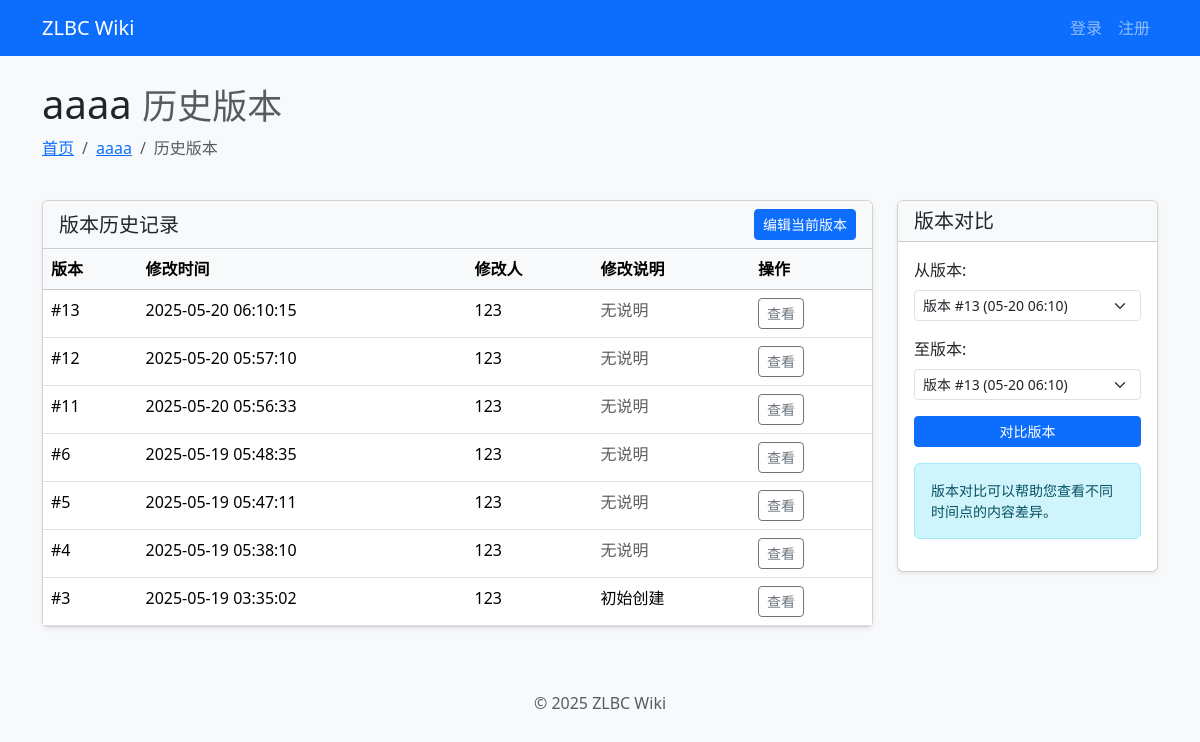
Page /wiki/3/history/ on the committed database.
### wiki/models.py (models this page shows, shortened)
class Wiki(models.Model):
    id = models.AutoField(primary_key=True)
    title = models.CharField(max_length=200)
    slug = models.SlugField(max_length=200, unique=True, help_text="URL友好的标识符")
    content = models.TextField()
    category = models.ForeignKey(
        WikiCategory,
        on_delete=models.SET_NULL,
        null=True,
        blank=True,
        related_name="wikis",
    )
    tags = models.ManyToManyField(WikiTag, blank=True, related_name="wikis")
    creator = models.ForeignKey(
        settings.AUTH_USER_MODEL,
        on_delete=models.SET_NULL,
        null=True,
        related_name="created_wikis",
    )
    created_at = models.DateTimeField(auto_now_add=True)
    updated_at = models.DateTimeField(auto_now=True)
    class Meta:
        ordering = ["-updated_at"]

class WikiRevision(models.Model):
    id = models.AutoField(primary_key=True)
    wiki = models.ForeignKey(Wiki, on_delete=models.CASCADE, related_name="revisions")
    user = models.ForeignKey(
        settings.AUTH_USER_MODEL,
        on_delete=models.SET_NULL,
        null=True,
        blank=True,
        related_name="wiki_revisions",
    )
    patch = models.TextField()  # 存储文本差异的补丁
    description = models.TextField(blank=True)  # 修改说明
    created_at = models.DateTimeField(auto_now_add=True)

### wiki/views.py (the view)
def view_wiki_history(request, wiki_id):
    wiki = get_object_or_404(Wiki, id=wiki_id)
    revisions_list = wiki.revisions.all().order_by("-created_at")  # type: ignore
    paginator = Paginator(revisions_list, 10)
    page = request.GET.get("page")
    revisions = paginator.get_page(page)
    return render(request, "wiki/history.html", {"wiki": wiki, "revisions": revisions})

### templates/wiki/history.html (shortened to what this page needs)
{% extends "base.html" %}
{% block content %}
<div class="container">
    <div class="row mb-4">
        <div class="col">
            <h1 class="display-6">{{ wiki.title }} <small class="text-muted">历史版本</small></h1>
            <nav aria-label="breadcrumb">
                <ol class="breadcrumb">
                    <li class="breadcrumb-item"><a href="{% url 'index' %}">首页</a></li>
                    <li class="breadcrumb-item"><a href="{% url 'wiki_detail' slug=wiki.slug %}">{{ wiki.title }}</a>
                    </li>
                    <li class="breadcrumb-item active">历史版本</li>
                </ol>
            </nav>
        </div>
    </div>
    <div class="row">
        <div class="col-md-9">
            <div class="card shadow-sm">
                <div class="card-header bg-light d-flex justify-content-between align-items-center">
                    <h5 class="mb-0">版本历史记录</h5>
                    <a href="{% url 'edit_wiki' wiki_id=wiki.id %}" class="btn btn-primary btn-sm">
                         编辑当前版本
                    </a>
                </div>
                <div class="card-body p-0">
                    {% if revisions %}
                    <div class="table-responsive">
                        <table class="table table-hover mb-0">
                            <thead class="table-light">
                                <tr>
                                    <th scope="col">版本</th>
                                    <th scope="col">修改时间</th>
                                    <th scope="col">修改人</th>
                                    <th scope="col">修改说明</th>
                                    <th scope="col">操作</th>
                                </tr>
                            </thead>
                            <tbody>
                                {% for revision in revisions %}
                                <tr>
                                    <td>#{{ revision.id }}</td>
                                    <td>{{ revision.created_at|date:"Y-m-d H:i:s" }}</td>
                                    <td>
                                        {% if revision.user %}
                                        {{ revision.user.username }}
                                        {% else %}
                                        <span class="text-muted">未知用户</span>
                                        {% endif %}
                                    </td>
                                    <td>
                                        {% if revision.description %}
                                        {{ revision.description|truncatechars:50 }}
                                        {% else %}
                                        <span class="text-muted">无说明</span>
                                        {% endif %}
                                    </td>
                                    <td>
                                        <div class="btn-group btn-group-sm">
                                            <a href="{% url 'wiki_revision' wiki_id=wiki.id revision_id=revision.id %}"
                                                class="btn btn-outline-secondary">
                                                查看
                                            </a>
                                        </div>
                                    </td>
                                </tr>
                                {% endfor %}
                            </tbody>
                        </table>
                    </div>
                    {% else %}
                    <div class="alert alert-info m-3">
                        <p class="mb-0">此页面暂无修订历史记录。</p>
                    </div>
                    {% endif %}
                </div>
            </div>
        </div>
        <div class="col-md-3">
            <div class="card shadow-sm">
                <div class="card-header bg-light">
                    <h5 class="card-title mb-0">版本对比</h5>
                </div>
                <div class="card-body">
                    <form action="{% url 'wiki_compare' wiki_id=wiki.id %}" method="get" class="mb-3">
                        <div class="mb-3">
                            <label for="from_revision" class="form-label">从版本:</label>
                            <select name="from_revision" id="from_revision" class="form-select form-select-sm">
                                {% for rev in revisions %}
                                <option value="{{ rev.id }}">版本 #{{ rev.id }} ({{ rev.created_at|date:"m-d H:i" }})
                                </option>
                                {% endfor %}
                            </select>
                        </div>
                        <div class="mb-3">
                            <label for="to_revision" class="form-label">至版本:</label>
                            <select name="to_revision" id="to_revision" class="form-select form-select-sm">
                                {% for rev in revisions %}
                                <option value="{{ rev.id }}" {% if forloop.first %}selected{% endif %}>版本 #{{ rev.id }}
                                    ({{ rev.created_at|date:"m-d H:i" }})</option>
                                {% endfor %}
                            </select>
                        </div>
                        <button type="submit" class="btn btn-primary btn-sm w-100">对比版本</button>
                    </form>
                    <div class="alert alert-info small">
                        <p class="mb-0">
                             版本对比可以帮助您查看不同时间点的内容差异。
                        </p>
                    </div>
                </div>
            </div>
        </div>
    </div>
</div>
{% endblock %}

### templates/base.html (style rules this page uses)
body { background-color: #f8f9fa; }

### rows in the picture
Wiki: title "aaaa"
WikiRevision: id "13", created_at "2025-05-20 06:10:15", user.username "123", description "无说明"
WikiRevision: id "12", created_at "2025-05-20 05:57:10", user.username "123", description "无说明"
WikiRevision: id "11", created_at "2025-05-20 05:56:33", user.username "123", description "无说明"
WikiRevision: id "6", created_at "2025-05-19 05:48:35", user.username "123", description "无说明"
WikiRevision: id "5", created_at "2025-05-19 05:47:11", user.username "123", description "无说明"
WikiRevision: id "4", created_at "2025-05-19 05:38:10", user.username "123", description "无说明"
WikiRevision: id "3", created_at "2025-05-19 03:35:02", user.username "123", description "初始创建"
